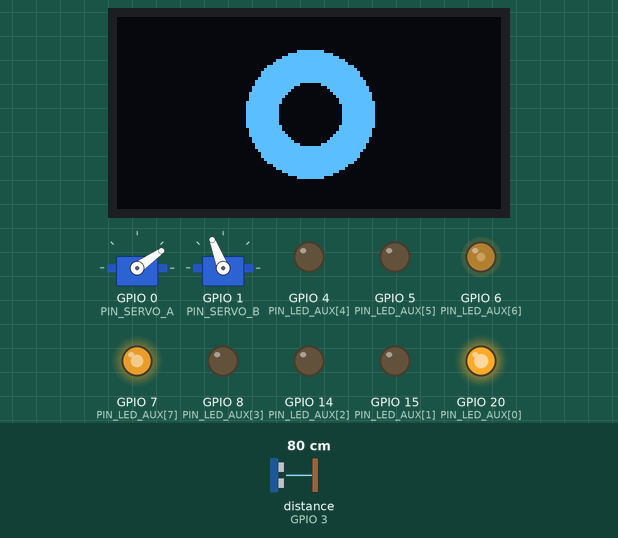
This program was run on a simulated ESP32-C6. On the bench: 2 × servo, 128×64 one-colour display, output pins drawn as LEDs (lit = HIGH). Wiring (inferred from the names in the program): ultrasonic range finder: trigger GPIO 2; echo GPIO 3. Dashed ring = blinking. The test bench sets the inputs (shaded band); at power-on: distance to the obstacle (sensor on GPIO 3) 80 cm. The echo pulse lasts 58.3 µs per cm; random numbers use the default seed unless the program sets one; nothing arrives over Bluetooth unless stated; a phone connects over Bluetooth LE 3 s after start; pins used as bus, display or sensor lines are not drawn; what the program prints to the serial monitor is not drawn.

Above: at 1.5 s.
1.6 s: distance to the obstacle (sensor on GPIO 3) set to 250 cm
At 2.2 s:
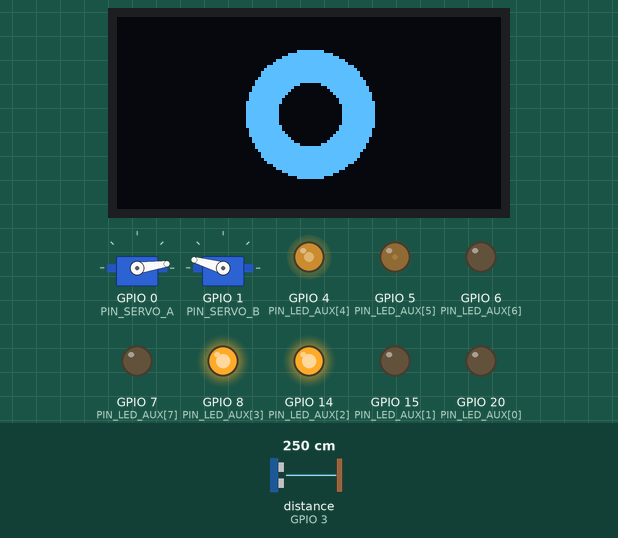
3.2 s: distance to the obstacle (sensor on GPIO 3) set to 2 cm
At 4.58 s:
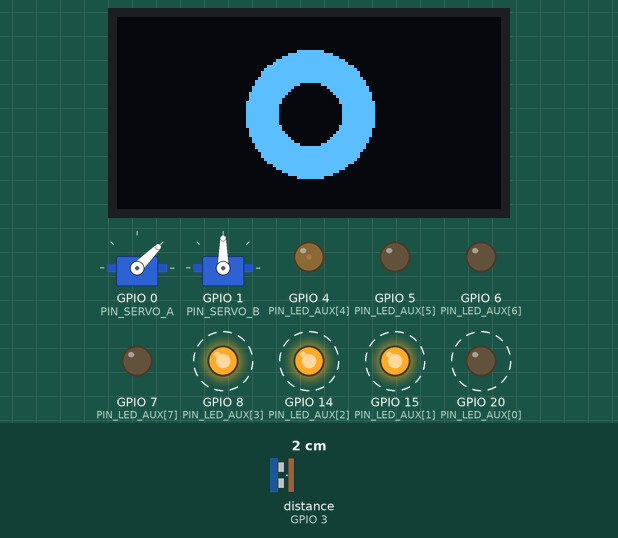
6.2 s: distance to the obstacle (sensor on GPIO 3) set to 299 cm
At 7.1 s:
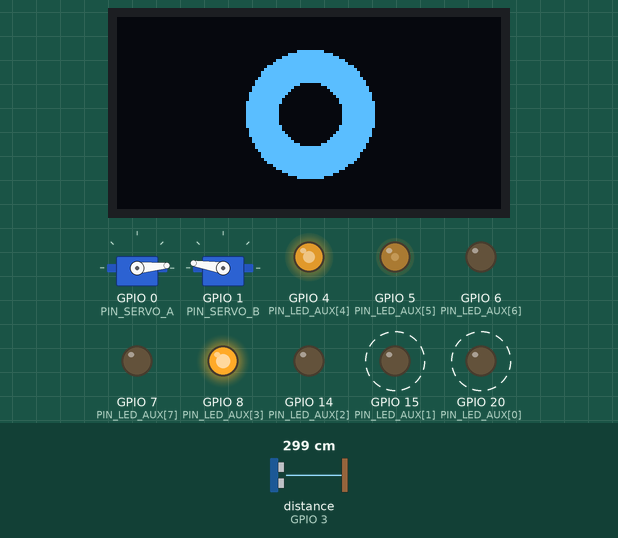
8.5 s: distance to the obstacle (sensor on GPIO 3) set to 4 cm
At 9.23 s:
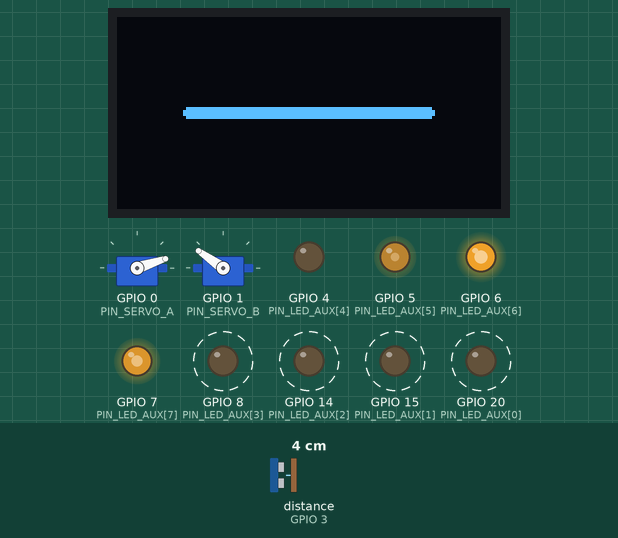
11.2 s: distance to the obstacle (sensor on GPIO 3) set to 9 cm
14.2 s: distance to the obstacle (sensor on GPIO 3) set to 18 cm
Timing chart, 0 to 20.6 s (numbered marks = the images above; inputs shaded):
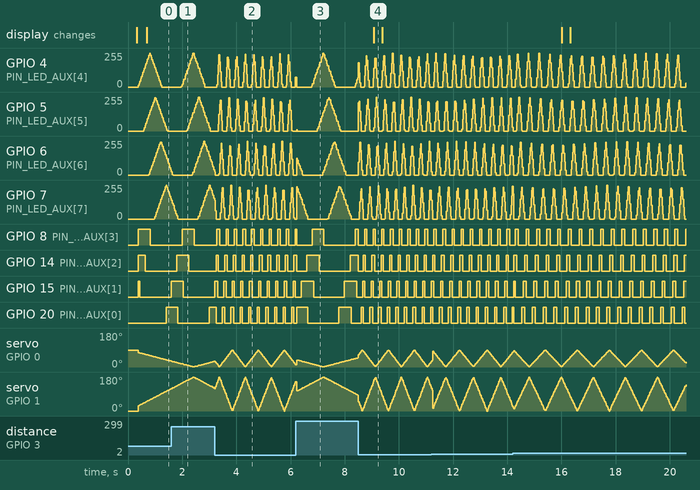

The program:

main.cpp
```cpp
//  Affective Core AC-7 — Firmware v3.0
//  Companion Systems Inc.
//
//  Continuous, proximity-driven behaviour (no discrete interaction modes
//  in this revision — that's a deliberate pivot from v2.0's
//  RESTING/CONTACT/COMMAND/OVERLOAD/SHUTDOWN state machine):
//    - Aux LEDs chase top-to-bottom in a wrapping pulse
//    - Servo A sweeps a 90° arc (45°→135°→45°), servo B the full 180°
//      (0→180→0), both continuously and phase-opposite (mirrored)
//    - Ultrasonic proximity continuously scales both speeds — closer
//      object = faster chase and faster sweep
//    - OLED always shows an eye, blinking at random intervals
//
//  Hardware: ESP32-C6-Supermini, 2x SG92R micro servo (5V, continuous sweep),
//  HC-SR04 ultrasonic (proximity → speed), 8x auxiliary "pulse point"
//  LEDs (4 PWM-faded + 4 on/off — LEDC channel budget, see config.h),
//  I2C SSD1306 OLED (always-on eye animation). BLE telemetry (distance +
//  speed multiplier, ~10Hz notify) for the debug dashboard at
//  dashboard/index.html — see ble_telemetry.h/.cpp. Button (BTN_SIG/SW1)
//  is wired on the board but not read by this revision.

#include <Arduino.h>
#include <ESP32Servo.h>
#include <Wire.h>
#include <Adafruit_GFX.h>
#include <Adafruit_SSD1306.h>
#include "config.h"
#include "ble_telemetry.h"

// ─── State ────────────────────────────────────────────────────────────────────

Servo servoA, servoB;
Adafruit_SSD1306 display(OLED_WIDTH, OLED_HEIGHT, &Wire, -1);

float lastDistanceCm      = PROXIMITY_FAR_CM;
unsigned long lastPingAt  = 0;

bool blinking              = false;
unsigned long blinkStartAt = 0;
unsigned long nextBlinkAt  = 0;

// ─── Ultrasonic Ranging ─────────────────────────────────────────────────────────

// Non-blocking-ish single ping. Returns last good reading if polled too soon
// or if the echo timed out (no reflection in range).
static float pingDistanceCm() {
    unsigned long now = millis();
    if (now - lastPingAt < ULTRASONIC_POLL_MS) return lastDistanceCm;
    lastPingAt = now;

    digitalWrite(PIN_TRIG, LOW);
    delayMicroseconds(2);
    digitalWrite(PIN_TRIG, HIGH);
    delayMicroseconds(10);
    digitalWrite(PIN_TRIG, LOW);

    unsigned long durationUs = pulseIn(PIN_ECHO, HIGH, ULTRASONIC_TIMEOUT_US);
    if (durationUs == 0) return lastDistanceCm;   // timeout — keep last value

    lastDistanceCm = (durationUs / 2.0f) / 29.1f;  // speed of sound ≈ 343 m/s
    return lastDistanceCm;
}

// ─── Proximity → Speed ──────────────────────────────────────────────────────────

// 1.0x at/beyond PROXIMITY_FAR_CM, ramps linearly up to SPEED_MULTIPLIER_MAX
// at/below PROXIMITY_NEAR_CM. Applied to both the servo sweep and LED chase.
static float speedMultiplier(float distanceCm) {
    float d = constrain(distanceCm, PROXIMITY_NEAR_CM, PROXIMITY_FAR_CM);
    float t = (PROXIMITY_FAR_CM - d) / (PROXIMITY_FAR_CM - PROXIMITY_NEAR_CM);
    return 1.0f + t * (SPEED_MULTIPLIER_MAX - 1.0f);
}

// ─── Servo Sweep ────────────────────────────────────────────────────────────────

// Continuous triangle-wave sweep. Servo A covers its own, narrower
// SERVO_A_MIN/MAX_ANGLE (90°, mechanically limited); servo B covers the
// full SERVO_MIN_ANGLE..MAX_ANGLE (180°). Both share the same phase,
// mapped inverted into A's range, so they reach their respective
// extremes at the same instant — A at its max exactly when B is at 180°,
// A at its min exactly when B is at 0° — rather than moving in lockstep.
//
// Period shrinks as speedMult grows, but is floored at
// SERVO_SWEEP_MIN_PERIOD_MS so it never asks the servo to reverse before
// it's physically finished traveling the full range (see config.h for
// why — a shorter floor is what causes the "stalls halfway, snaps back"
// look instead of a full sweep).
static void updateServos(float speedMult) {
    uint32_t period = (uint32_t)(SERVO_SWEEP_PERIOD_MS / speedMult);
    if (period < SERVO_SWEEP_MIN_PERIOD_MS) period = SERVO_SWEEP_MIN_PERIOD_MS;

    float phase    = (float)(millis() % period) / (float)period;         // 0..1
    float triangle = (phase < 0.5f) ? (phase * 2.0f) : (2.0f - phase * 2.0f); // 0..1..0

    int angleA = SERVO_A_MAX_ANGLE - (int)(triangle * (SERVO_A_MAX_ANGLE - SERVO_A_MIN_ANGLE));
    int angleB = SERVO_MIN_ANGLE + (int)(triangle * (SERVO_MAX_ANGLE - SERVO_MIN_ANGLE));

    servoA.write(angleA);
    servoB.write(angleB);
}

// ─── LED Chase (top → bottom, wrapping) ─────────────────────────────────────────

// Write one aux LED's brightness — PWM-fade if the channel budget allows
// (PIN_LED_AUX_PWM[index] true), otherwise plain on/off at half-brightness
// threshold. See config.h for why only 4 of 8 channels get real PWM.
static void writeAuxLed(uint8_t index, uint8_t brightness) {
    if (PIN_LED_AUX_PWM[index]) {
        analogWrite(PIN_LED_AUX[index], brightness);
    } else {
        digitalWrite(PIN_LED_AUX[index], brightness >= 128 ? HIGH : LOW);
    }
}

// A glow that sweeps top→bottom through PIN_LED_AUX[] and wraps back to the
// top continuously. Period shrinks with speedMult, same as the servos.
static void updateLedChase(float speedMult) {
    uint32_t period = (uint32_t)(LED_PULSE_PERIOD_MS / speedMult);
    if (period < 150) period = 150;

    float pos = (float)(millis() % period) / (float)period * PIN_LED_AUX_COUNT;

    for (uint8_t i = 0; i < PIN_LED_AUX_COUNT; i++) {
        float d = fabsf((float)i - pos);
        d = min(d, (float)PIN_LED_AUX_COUNT - d);   // wrap distance, shortest way around
        float glow = max(0.0f, 1.0f - d / LED_PULSE_WIDTH);
        writeAuxLed(i, (uint8_t)(255 * glow));
    }
}

// ─── OLED Eye ────────────────────────────────────────────────────────────────────

static void scheduleNextBlink() {
    nextBlinkAt = millis() + random(BLINK_MIN_INTERVAL_MS, BLINK_MAX_INTERVAL_MS);
}

// Always-on eye, blinking at random intervals independent of the chase/sweep.
static void updateEye() {
    unsigned long now = millis();

    if (!blinking && now >= nextBlinkAt) {
        blinking     = true;
        blinkStartAt = now;
    } else if (blinking && now - blinkStartAt > BLINK_DURATION_MS) {
        blinking = false;
        scheduleNextBlink();
    }

    display.clearDisplay();
    int cx = OLED_WIDTH / 2, cy = OLED_HEIGHT / 2;
    int rx = OLED_WIDTH / 3, ry = OLED_HEIGHT / 3;

    if (blinking) {
        // Closed eyelid — a thin horizontal bar across the eye's center line.
        display.fillRoundRect(cx - rx, cy - 2, rx * 2, 4, 2, SSD1306_WHITE);
    } else {
        // Open eye — outer eyeball with a dark pupil punched out of the center.
        display.fillCircle(cx, cy, ry, SSD1306_WHITE);
        display.fillCircle(cx, cy, ry / 2, SSD1306_BLACK);
    }
    display.display();
}

// ─── Setup ────────────────────────────────────────────────────────────────────

void setup() {
    Serial.begin(115200);
    delay(300);
    Serial.println();
    Serial.println(F("━━━━━━━━━━━━━━━━━━━━━━━━━━━━━━━━━━━━━━━━━━━━━━━"));
    Serial.println(F("  AFFECTIVE CORE  Model AC-7  Companion Series"));
    Serial.println(F("  Companion Systems Inc.  |  Firmware v3.0"));
    Serial.println(F("  Synthetic Emotional Verification Organ"));
    Serial.println(F("━━━━━━━━━━━━━━━━━━━━━━━━━━━━━━━━━━━━━━━━━━━━━━━"));

    // Allocate LEDC timers for ESP32Servo (C6 has 4 timers: 0–3)
    ESP32PWM::allocateTimer(0);
    ESP32PWM::allocateTimer(1);
    ESP32PWM::allocateTimer(2);
    ESP32PWM::allocateTimer(3);

    servoA.setPeriodHertz(50);
    servoB.setPeriodHertz(50);
    servoA.attach(PIN_SERVO_A, SERVO_PULSE_MIN, SERVO_PULSE_MAX);
    servoB.attach(PIN_SERVO_B, SERVO_PULSE_MIN, SERVO_PULSE_MAX);
    servoA.write(SERVO_A_MAX_ANGLE);   // matches triangle=0 state in updateServos(), no jump on first loop
    servoB.write(SERVO_MIN_ANGLE);

    // Ultrasonic
    pinMode(PIN_TRIG, OUTPUT);
    pinMode(PIN_ECHO, INPUT);
    digitalWrite(PIN_TRIG, LOW);

    // Button — wired, not read by this firmware revision
    pinMode(PIN_BUTTON, INPUT_PULLUP);

    // Auxiliary LED array
    for (uint8_t i = 0; i < PIN_LED_AUX_COUNT; i++) {
        pinMode(PIN_LED_AUX[i], OUTPUT);
        writeAuxLed(i, 0);
    }

    // I2C OLED
    Wire.begin(PIN_I2C_SDA, PIN_I2C_SCL);
    if (!display.begin(SSD1306_SWITCHCAPVCC, OLED_I2C_ADDRESS)) {
        Serial.println(F("[AC-7] OLED not found at boot — check J5 wiring/address"));
    } else {
        display.clearDisplay();
        display.display();
    }

    // Seed PRNG from hardware entropy
    randomSeed(esp_random());
    scheduleNextBlink();

    lastPingAt = millis();

    // BLE telemetry — for the debug dashboard (dashboard/index.html)
    bleTelemetryBegin();

    Serial.println(F("[AC-7] Emotional display active. Trust calibration nominal."));
}

// ─── Loop ─────────────────────────────────────────────────────────────────────

void loop() {
    float distance  = pingDistanceCm();
    float speedMult = speedMultiplier(distance);

    updateServos(speedMult);
    updateLedChase(speedMult);
    updateEye();
    bleTelemetryUpdate(distance, speedMult);

    static unsigned long lastPrint = 0;
    if (millis() - lastPrint > 2000) {
        lastPrint = millis();
        Serial.printf("[AC-7] dist=%.1fcm  speed=%.2fx\n", distance, speedMult);
    }
}
```

ble_telemetry.h
```cpp
#pragma once
#include <Arduino.h>

// BLE telemetry for the debug dashboard (dashboard/index.html). One
// service, one notify characteristic, an 8-byte struct broadcast at a
// fixed rate — no request/response, the dashboard just listens.
//
// Device name: "AC-7". Advertises continuously; safe to leave connected
// or disconnected indefinitely, doesn't affect the servo/LED/eye loop.

void bleTelemetryBegin();
void bleTelemetryUpdate(float distanceCm, float speedMultiplier);
```

ble_telemetry.cpp
```cpp
#include "ble_telemetry.h"
#include <BLEDevice.h>
#include <BLEServer.h>
#include <BLEUtils.h>
#include <BLE2902.h>

// Custom 128-bit UUIDs built on the standard Bluetooth base UUID, using
// AC71/AC72 as the "16-bit" portion — easy to recognise and hardcode on
// both the firmware and dashboard side. These aren't SIG-registered
// (fine for a one-off hobby device; don't reuse commercially).
static const char *SERVICE_UUID = "0000ac71-0000-1000-8000-00805f9b34fb";
static const char *CHAR_UUID    = "0000ac72-0000-1000-8000-00805f9b34fb";

#define BLE_NOTIFY_INTERVAL_MS 100   // ~10Hz

struct __attribute__((packed)) Telemetry {
    float distanceCm;
    float speedMultiplier;
};

static BLEServer         *server        = nullptr;
static BLECharacteristic *telemetryChar = nullptr;
static bool                deviceConnected = false;
static unsigned long       lastNotifyAt    = 0;

class ServerCallbacks : public BLEServerCallbacks {
    void onConnect(BLEServer *s) override {
        deviceConnected = true;
    }
    void onDisconnect(BLEServer *s) override {
        deviceConnected = false;
        s->getAdvertising()->start();   // resume advertising so the dashboard can reconnect
    }
};

void bleTelemetryBegin() {
    BLEDevice::init("AC-7");

    server = BLEDevice::createServer();
    server->setCallbacks(new ServerCallbacks());

    BLEService *service = server->createService(SERVICE_UUID);
    telemetryChar = service->createCharacteristic(
        CHAR_UUID,
        BLECharacteristic::PROPERTY_NOTIFY | BLECharacteristic::PROPERTY_READ
    );
    telemetryChar->addDescriptor(new BLE2902());   // required for notify to work with most clients
    service->start();

    BLEAdvertising *advertising = BLEDevice::getAdvertising();
    advertising->addServiceUUID(SERVICE_UUID);
    advertising->setScanResponse(true);
    BLEDevice::startAdvertising();
}

void bleTelemetryUpdate(float distanceCm, float speedMultiplier) {
    if (!deviceConnected) return;

    unsigned long now = millis();
    if (now - lastNotifyAt < BLE_NOTIFY_INTERVAL_MS) return;
    lastNotifyAt = now;

    Telemetry t = { distanceCm, speedMultiplier };
    telemetryChar->setValue((uint8_t *)&t, sizeof(t));
    telemetryChar->notify();
}
```

config.h
```cpp
#pragma once

// ─── Pin Assignments ── ESP32-C6-Supermini ────────────────────────────────────
// Matches the finalized KiCad schematic exactly — see
// docs/pcb-design-reference.md §4/§5.2 for the full net-by-net mapping.

// Servos — 180° hobby servos, continuous sweep (see SERVO_* below), not a
// cardiac contraction waveform in this firmware revision.
#define PIN_SERVO_A       0
#define PIN_SERVO_B       1

// Ultrasonic distance sensor (HC-SR04) — drives both the LED chase speed
// and servo sweep speed continuously; closer object = faster motion.
// ECHO is 5V logic on the sensor — it MUST be divided down to 3.3V
// before reaching PIN_ECHO (R12/R13 on the PCB).
#define PIN_TRIG          2
#define PIN_ECHO          3

// Momentary button — wired on the board (BTN_SIG/SW1, GP9/BOOT strap)
// but not read by this firmware revision. Reserved for a future mode.
#define PIN_BUTTON        9

// I2C OLED (SSD1306 128x64 or similar) — always-on random eye-blink
// animation, independent of the LED chase / servo sweep.
#define PIN_I2C_SDA       18
#define PIN_I2C_SCL       19
#define OLED_WIDTH        128
#define OLED_HEIGHT       64
#define OLED_I2C_ADDRESS  0x3C

// Auxiliary "pulse point" LEDs, listed in PHYSICAL TOP-TO-BOTTOM ORDER on
// the shell — this is what makes the chase animation sweep in one
// direction. Matches the schematic's D1/D6/D9/D10/D11 designators;
// GP10/GP12 (former LED5) and GP19/GP18 (former LED7/LED8, now the I2C
// bus) are not part of this board's LED array — see PCB doc §4 for why
// the LED numbering has gaps.
//
// Do not reorder this array without updating the physical LED placement
// on the shell to match — see docs/pcb-design-reference.md §7.1.
#define PIN_LED_AUX_COUNT 8
static const uint8_t PIN_LED_AUX[PIN_LED_AUX_COUNT] =
    { 20, 15, 14, 8, 4, 5, 6, 7 };
    // LED6   LED9  LED10 LED11 LED1 LED2 LED3 LED4

// Which of the above are PWM-capable (fade) vs on/off only. The C6 has
// only 6 total LEDC channels — the 2 servos use 2, leaving 4 free — so
// only 4 of these 8 LEDs can fade; the rest are driven as plain on/off
// (see writeAuxLed() in main.cpp). Must stay index-aligned with
// PIN_LED_AUX[] above.
static const bool PIN_LED_AUX_PWM[PIN_LED_AUX_COUNT] =
    { false, false, false, false, true, true, true, true };

// ─── Servo Sweep ───────────────────────────────────────────────────────────────
// Servo A is mechanically limited to a 90° arc, so it gets its own
// (narrower) range. Servo B sweeps the full 180°. Both share the same
// timing/phase (see updateServos() in main.cpp), so they still reach
// their respective extremes at the same instant: A at its max (90°)
// exactly when B is at 180°, A at its min (0°) exactly when B is at 0°.
#define SERVO_A_MIN_ANGLE      0
#define SERVO_A_MAX_ANGLE      90
#define SERVO_MIN_ANGLE        0
#define SERVO_MAX_ANGLE        180
#define SERVO_PULSE_MIN        500     // µs, standard 500–2400 range
#define SERVO_PULSE_MAX        2400
#define SERVO_SWEEP_PERIOD_MS  4800    // time for one full 0→180→0 cycle, at rest (0.5x speed)

// Hard floor on how short the sweep period is allowed to get, regardless
// of proximity speed-up. An SG92R takes roughly 0.35-0.4s to travel a
// full 180° one-way under light load — a period shorter than ~750ms
// commands the servo to reverse direction before it has physically
// finished traveling, which looks like it "stalls halfway and snaps
// back" rather than completing its full range of motion.
#define SERVO_SWEEP_MIN_PERIOD_MS  750

// ─── LED Chase (top → bottom, wrapping) ─────────────────────────────────────────
#define LED_PULSE_PERIOD_MS    1600    // time for the glow to sweep the full chain, at rest
#define LED_PULSE_WIDTH        2.2f    // glow falloff width, in LED-index units

// ─── Proximity → Speed Mapping ──────────────────────────────────────────────────
// Distance is continuously mapped to a speed multiplier applied to both
// the servo sweep and the LED chase — no discrete interaction modes in
// this firmware revision.
#define PROXIMITY_NEAR_CM      5.0f    // multiplier maxes out at/below this distance
#define PROXIMITY_FAR_CM       60.0f   // multiplier is 1.0x at/beyond this distance
#define SPEED_MULTIPLIER_MAX   5.0f    // how much faster than resting, at closest range
#define ULTRASONIC_TIMEOUT_US  25000UL // ~4.3 m max range, avoids blocking pulseIn()
#define ULTRASONIC_POLL_MS     60      // minimum interval between pings

// ─── OLED Eye Blink ──────────────────────────────────────────────────────────────
#define BLINK_DURATION_MS      140     // how long the eye stays closed per blink
#define BLINK_MIN_INTERVAL_MS  1500    // shortest gap between blinks
#define BLINK_MAX_INTERVAL_MS  6000    // longest gap between blinks
```

Measured:
- by itself, GPIO 8 (PIN_LED_AUX[3]), GPIO 14 (PIN_LED_AUX[2]), GPIO 20 (PIN_LED_AUX[0]): alternates HIGH for 0.11 s and LOW for 0.29 s
- by itself, GPIO 15 (PIN_LED_AUX[1]): repeats every 0.40 s: LOW 0.29 s, HIGH 0.11 s
